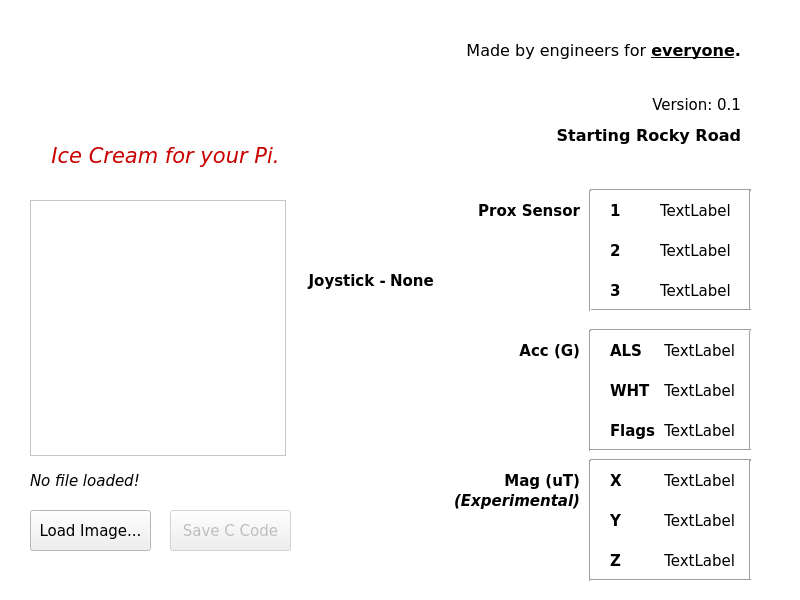
<?xml version="1.0" encoding="UTF-8"?>
<ui version="4.0">
 <class>MainWindow</class>
 <widget class="QMainWindow" name="MainWindow">
  <property name="windowModality">
   <enum>Qt::ApplicationModal</enum>
  </property>
  <property name="geometry">
   <rect>
    <x>0</x>
    <y>0</y>
    <width>800</width>
    <height>600</height>
   </rect>
  </property>
  <property name="minimumSize">
   <size>
    <width>800</width>
    <height>600</height>
   </size>
  </property>
  <property name="maximumSize">
   <size>
    <width>800</width>
    <height>600</height>
   </size>
  </property>
  <property name="baseSize">
   <size>
    <width>750</width>
    <height>650</height>
   </size>
  </property>
  <property name="palette">
   <palette>
    <active>
     <colorrole role="Base">
      <brush brushstyle="SolidPattern">
       <color alpha="255">
        <red>255</red>
        <green>255</green>
        <blue>255</blue>
       </color>
      </brush>
     </colorrole>
     <colorrole role="Window">
      <brush brushstyle="SolidPattern">
       <color alpha="255">
        <red>255</red>
        <green>255</green>
        <blue>255</blue>
       </color>
      </brush>
     </colorrole>
    </active>
    <inactive>
     <colorrole role="Base">
      <brush brushstyle="SolidPattern">
       <color alpha="255">
        <red>255</red>
        <green>255</green>
        <blue>255</blue>
       </color>
      </brush>
     </colorrole>
     <colorrole role="Window">
      <brush brushstyle="SolidPattern">
       <color alpha="255">
        <red>255</red>
        <green>255</green>
        <blue>255</blue>
       </color>
      </brush>
     </colorrole>
    </inactive>
    <disabled>
     <colorrole role="Base">
      <brush brushstyle="SolidPattern">
       <color alpha="255">
        <red>255</red>
        <green>255</green>
        <blue>255</blue>
       </color>
      </brush>
     </colorrole>
     <colorrole role="Window">
      <brush brushstyle="SolidPattern">
       <color alpha="255">
        <red>255</red>
        <green>255</green>
        <blue>255</blue>
       </color>
      </brush>
     </colorrole>
    </disabled>
   </palette>
  </property>
  <property name="font">
   <font>
    <family>DejaVu Sans</family>
    <pointsize>11</pointsize>
   </font>
  </property>
  <property name="windowTitle">
   <string>Visionox | VxD - Ice Cream</string>
  </property>
  <property name="windowIcon">
   <iconset resource="RockyRoadRes.qrc">
    <normaloff>:/RockyRoad/Images/Resources/Visionox Logo Favicon.png</normaloff>:/RockyRoad/Images/Resources/Visionox Logo Favicon.png</iconset>
  </property>
  <property name="windowOpacity">
   <double>0.750000000000000</double>
  </property>
  <widget class="QWidget" name="centralWidget">
   <widget class="QPushButton" name="pushButton_LoadImage">
    <property name="enabled">
     <bool>true</bool>
    </property>
    <property name="geometry">
     <rect>
      <x>30</x>
      <y>510</y>
      <width>121</width>
      <height>41</height>
     </rect>
    </property>
    <property name="font">
     <font>
      <family>DejaVu Sans</family>
      <pointsize>11</pointsize>
     </font>
    </property>
    <property name="text">
     <string>Load Image...</string>
    </property>
   </widget>
   <widget class="QLabel" name="label_Filename">
    <property name="geometry">
     <rect>
      <x>30</x>
      <y>470</y>
      <width>251</width>
      <height>21</height>
     </rect>
    </property>
    <property name="font">
     <font>
      <family>DejaVu Sans</family>
      <italic>true</italic>
     </font>
    </property>
    <property name="text">
     <string>No file loaded!</string>
    </property>
    <property name="scaledContents">
     <bool>false</bool>
    </property>
   </widget>
   <widget class="QGraphicsView" name="graphicsView_OLEDImage">
    <property name="geometry">
     <rect>
      <x>30</x>
      <y>200</y>
      <width>256</width>
      <height>256</height>
     </rect>
    </property>
    <property name="backgroundBrush">
     <brush brushstyle="NoBrush">
      <color alpha="255">
       <red>0</red>
       <green>0</green>
       <blue>0</blue>
      </color>
     </brush>
    </property>
   </widget>
   <widget class="QLabel" name="label_Status">
    <property name="geometry">
     <rect>
      <x>420</x>
      <y>120</y>
      <width>321</width>
      <height>31</height>
     </rect>
    </property>
    <property name="font">
     <font>
      <family>DejaVu Sans</family>
      <pointsize>12</pointsize>
      <weight>75</weight>
      <bold>true</bold>
     </font>
    </property>
    <property name="text">
     <string>Starting Rocky Road</string>
    </property>
    <property name="alignment">
     <set>Qt::AlignRight|Qt::AlignTrailing|Qt::AlignVCenter</set>
    </property>
   </widget>
   <widget class="QTextBrowser" name="textBrowser_CHeaderOutput">
    <property name="enabled">
     <bool>true</bool>
    </property>
    <property name="geometry">
     <rect>
      <x>30</x>
      <y>200</y>
      <width>41</width>
      <height>31</height>
     </rect>
    </property>
    <property name="font">
     <font>
      <pointsize>9</pointsize>
     </font>
    </property>
    <property name="lineWrapMode">
     <enum>QTextEdit::NoWrap</enum>
    </property>
   </widget>
   <widget class="QPushButton" name="pushButton_SaveAsCCode">
    <property name="enabled">
     <bool>false</bool>
    </property>
    <property name="geometry">
     <rect>
      <x>170</x>
      <y>510</y>
      <width>121</width>
      <height>41</height>
     </rect>
    </property>
    <property name="font">
     <font>
      <family>DejaVu Sans</family>
      <pointsize>11</pointsize>
     </font>
    </property>
    <property name="text">
     <string>Save C Code</string>
    </property>
   </widget>
   <widget class="QLabel" name="label_JoyStick">
    <property name="geometry">
     <rect>
      <x>390</x>
      <y>270</y>
      <width>111</width>
      <height>21</height>
     </rect>
    </property>
    <property name="font">
     <font>
      <family>DejaVu Sans</family>
      <pointsize>11</pointsize>
      <weight>75</weight>
      <bold>true</bold>
     </font>
    </property>
    <property name="text">
     <string>None</string>
    </property>
    <property name="scaledContents">
     <bool>false</bool>
    </property>
    <property name="alignment">
     <set>Qt::AlignLeading|Qt::AlignLeft|Qt::AlignVCenter</set>
    </property>
   </widget>
   <widget class="QLabel" name="label_2">
    <property name="geometry">
     <rect>
      <x>30</x>
      <y>130</y>
      <width>271</width>
      <height>51</height>
     </rect>
    </property>
    <property name="font">
     <font>
      <family>DejaVu Sans</family>
      <pointsize>19</pointsize>
      <weight>50</weight>
      <italic>true</italic>
      <bold>false</bold>
     </font>
    </property>
    <property name="text">
     <string>&lt;html&gt;&lt;head/&gt;&lt;body&gt;&lt;p align=&quot;center&quot;&gt;&lt;span style=&quot; font-size:16pt; color:#c80000;&quot;&gt;Ice Cream for your Pi.&lt;/span&gt;&lt;/p&gt;&lt;/body&gt;&lt;/html&gt;</string>
    </property>
   </widget>
   <widget class="QLabel" name="label_3">
    <property name="geometry">
     <rect>
      <x>450</x>
      <y>30</y>
      <width>291</width>
      <height>41</height>
     </rect>
    </property>
    <property name="font">
     <font>
      <family>DejaVu Sans</family>
      <pointsize>11</pointsize>
     </font>
    </property>
    <property name="text">
     <string>&lt;html&gt;&lt;head/&gt;&lt;body&gt;&lt;p align=&quot;right&quot;&gt;&lt;span style=&quot; font-size:12pt;&quot;&gt;Made by engineers for &lt;/span&gt;&lt;span style=&quot; font-size:12pt; font-weight:600; text-decoration: underline;&quot;&gt;everyone&lt;/span&gt;&lt;span style=&quot; font-size:12pt; font-weight:600;&quot;&gt;.&lt;/span&gt;&lt;/p&gt;&lt;/body&gt;&lt;/html&gt;</string>
    </property>
    <property name="wordWrap">
     <bool>true</bool>
    </property>
   </widget>
   <widget class="QLabel" name="label_WHITE">
    <property name="geometry">
     <rect>
      <x>660</x>
      <y>380</y>
      <width>75</width>
      <height>21</height>
     </rect>
    </property>
    <property name="maximumSize">
     <size>
      <width>16777215</width>
      <height>16777215</height>
     </size>
    </property>
    <property name="font">
     <font>
      <family>DejaVu Sans</family>
      <pointsize>11</pointsize>
     </font>
    </property>
    <property name="text">
     <string>TextLabel</string>
    </property>
    <property name="alignment">
     <set>Qt::AlignRight|Qt::AlignTrailing|Qt::AlignVCenter</set>
    </property>
   </widget>
   <widget class="QLabel" name="label_ALS">
    <property name="geometry">
     <rect>
      <x>660</x>
      <y>340</y>
      <width>75</width>
      <height>21</height>
     </rect>
    </property>
    <property name="maximumSize">
     <size>
      <width>16777215</width>
      <height>16777215</height>
     </size>
    </property>
    <property name="font">
     <font>
      <family>DejaVu Sans</family>
      <pointsize>11</pointsize>
     </font>
    </property>
    <property name="text">
     <string>TextLabel</string>
    </property>
    <property name="alignment">
     <set>Qt::AlignRight|Qt::AlignTrailing|Qt::AlignVCenter</set>
    </property>
   </widget>
   <widget class="QLabel" name="label_Flags">
    <property name="geometry">
     <rect>
      <x>660</x>
      <y>420</y>
      <width>75</width>
      <height>21</height>
     </rect>
    </property>
    <property name="maximumSize">
     <size>
      <width>16777215</width>
      <height>16777215</height>
     </size>
    </property>
    <property name="font">
     <font>
      <family>DejaVu Sans</family>
      <pointsize>11</pointsize>
     </font>
    </property>
    <property name="text">
     <string>TextLabel</string>
    </property>
    <property name="alignment">
     <set>Qt::AlignRight|Qt::AlignTrailing|Qt::AlignVCenter</set>
    </property>
   </widget>
   <widget class="QLabel" name="label_4">
    <property name="geometry">
     <rect>
      <x>610</x>
      <y>200</y>
      <width>41</width>
      <height>21</height>
     </rect>
    </property>
    <property name="font">
     <font>
      <family>DejaVu Sans</family>
      <pointsize>11</pointsize>
      <weight>75</weight>
      <bold>true</bold>
     </font>
    </property>
    <property name="text">
     <string>1</string>
    </property>
   </widget>
   <widget class="QLabel" name="label_5">
    <property name="geometry">
     <rect>
      <x>610</x>
      <y>240</y>
      <width>41</width>
      <height>21</height>
     </rect>
    </property>
    <property name="font">
     <font>
      <family>DejaVu Sans</family>
      <pointsize>11</pointsize>
      <weight>75</weight>
      <bold>true</bold>
     </font>
    </property>
    <property name="text">
     <string>2</string>
    </property>
   </widget>
   <widget class="QLabel" name="label_6">
    <property name="geometry">
     <rect>
      <x>610</x>
      <y>280</y>
      <width>41</width>
      <height>21</height>
     </rect>
    </property>
    <property name="font">
     <font>
      <family>DejaVu Sans</family>
      <pointsize>11</pointsize>
      <weight>75</weight>
      <bold>true</bold>
     </font>
    </property>
    <property name="text">
     <string>3</string>
    </property>
   </widget>
   <widget class="QLabel" name="label_7">
    <property name="geometry">
     <rect>
      <x>610</x>
      <y>340</y>
      <width>41</width>
      <height>21</height>
     </rect>
    </property>
    <property name="font">
     <font>
      <family>DejaVu Sans</family>
      <pointsize>11</pointsize>
      <weight>75</weight>
      <bold>true</bold>
     </font>
    </property>
    <property name="text">
     <string>ALS</string>
    </property>
   </widget>
   <widget class="QLabel" name="label_8">
    <property name="geometry">
     <rect>
      <x>610</x>
      <y>380</y>
      <width>41</width>
      <height>21</height>
     </rect>
    </property>
    <property name="font">
     <font>
      <family>DejaVu Sans</family>
      <pointsize>11</pointsize>
      <weight>75</weight>
      <bold>true</bold>
     </font>
    </property>
    <property name="text">
     <string>WHT</string>
    </property>
   </widget>
   <widget class="QLabel" name="label_9">
    <property name="geometry">
     <rect>
      <x>610</x>
      <y>420</y>
      <width>51</width>
      <height>21</height>
     </rect>
    </property>
    <property name="font">
     <font>
      <family>DejaVu Sans</family>
      <pointsize>11</pointsize>
      <weight>75</weight>
      <bold>true</bold>
     </font>
    </property>
    <property name="text">
     <string>Flags</string>
    </property>
   </widget>
   <widget class="Line" name="line">
    <property name="geometry">
     <rect>
      <x>590</x>
      <y>180</y>
      <width>161</width>
      <height>20</height>
     </rect>
    </property>
    <property name="font">
     <font>
      <family>DejaVu Sans</family>
      <pointsize>11</pointsize>
     </font>
    </property>
    <property name="orientation">
     <enum>Qt::Horizontal</enum>
    </property>
   </widget>
   <widget class="Line" name="line_2">
    <property name="geometry">
     <rect>
      <x>740</x>
      <y>190</y>
      <width>20</width>
      <height>121</height>
     </rect>
    </property>
    <property name="font">
     <font>
      <family>DejaVu Sans</family>
      <pointsize>11</pointsize>
     </font>
    </property>
    <property name="orientation">
     <enum>Qt::Vertical</enum>
    </property>
   </widget>
   <widget class="Line" name="line_3">
    <property name="geometry">
     <rect>
      <x>590</x>
      <y>300</y>
      <width>161</width>
      <height>20</height>
     </rect>
    </property>
    <property name="font">
     <font>
      <family>DejaVu Sans</family>
      <pointsize>11</pointsize>
     </font>
    </property>
    <property name="orientation">
     <enum>Qt::Horizontal</enum>
    </property>
   </widget>
   <widget class="Line" name="line_4">
    <property name="geometry">
     <rect>
      <x>580</x>
      <y>190</y>
      <width>20</width>
      <height>121</height>
     </rect>
    </property>
    <property name="font">
     <font>
      <family>DejaVu Sans</family>
      <pointsize>11</pointsize>
     </font>
    </property>
    <property name="orientation">
     <enum>Qt::Vertical</enum>
    </property>
   </widget>
   <widget class="Line" name="line_5">
    <property name="geometry">
     <rect>
      <x>740</x>
      <y>330</y>
      <width>20</width>
      <height>121</height>
     </rect>
    </property>
    <property name="font">
     <font>
      <family>DejaVu Sans</family>
      <pointsize>11</pointsize>
     </font>
    </property>
    <property name="orientation">
     <enum>Qt::Vertical</enum>
    </property>
   </widget>
   <widget class="Line" name="line_6">
    <property name="geometry">
     <rect>
      <x>590</x>
      <y>320</y>
      <width>161</width>
      <height>20</height>
     </rect>
    </property>
    <property name="font">
     <font>
      <family>DejaVu Sans</family>
      <pointsize>11</pointsize>
     </font>
    </property>
    <property name="orientation">
     <enum>Qt::Horizontal</enum>
    </property>
   </widget>
   <widget class="Line" name="line_7">
    <property name="geometry">
     <rect>
      <x>580</x>
      <y>330</y>
      <width>20</width>
      <height>121</height>
     </rect>
    </property>
    <property name="font">
     <font>
      <family>DejaVu Sans</family>
      <pointsize>11</pointsize>
     </font>
    </property>
    <property name="orientation">
     <enum>Qt::Vertical</enum>
    </property>
   </widget>
   <widget class="Line" name="line_8">
    <property name="geometry">
     <rect>
      <x>590</x>
      <y>440</y>
      <width>161</width>
      <height>20</height>
     </rect>
    </property>
    <property name="font">
     <font>
      <family>DejaVu Sans</family>
      <pointsize>11</pointsize>
     </font>
    </property>
    <property name="orientation">
     <enum>Qt::Horizontal</enum>
    </property>
   </widget>
   <widget class="QLabel" name="label_10">
    <property name="geometry">
     <rect>
      <x>469</x>
      <y>200</y>
      <width>111</width>
      <height>21</height>
     </rect>
    </property>
    <property name="font">
     <font>
      <family>DejaVu Sans</family>
      <pointsize>11</pointsize>
      <weight>75</weight>
      <bold>true</bold>
     </font>
    </property>
    <property name="text">
     <string>Prox Sensor</string>
    </property>
    <property name="alignment">
     <set>Qt::AlignRight|Qt::AlignTrailing|Qt::AlignVCenter</set>
    </property>
   </widget>
   <widget class="QLabel" name="label_11">
    <property name="geometry">
     <rect>
      <x>480</x>
      <y>340</y>
      <width>100</width>
      <height>21</height>
     </rect>
    </property>
    <property name="font">
     <font>
      <family>DejaVu Sans</family>
      <pointsize>11</pointsize>
      <weight>75</weight>
      <bold>true</bold>
     </font>
    </property>
    <property name="text">
     <string>Acc (G)</string>
    </property>
    <property name="alignment">
     <set>Qt::AlignRight|Qt::AlignTrailing|Qt::AlignVCenter</set>
    </property>
   </widget>
   <widget class="QLabel" name="label_12">
    <property name="geometry">
     <rect>
      <x>460</x>
      <y>90</y>
      <width>281</width>
      <height>31</height>
     </rect>
    </property>
    <property name="font">
     <font>
      <family>DejaVu Sans</family>
      <pointsize>11</pointsize>
     </font>
    </property>
    <property name="text">
     <string>&lt;html&gt;&lt;head/&gt;&lt;body&gt;&lt;p align=&quot;right&quot;&gt;&lt;span style=&quot; font-weight:400;&quot;&gt;Version: 0.1&lt;/span&gt;&lt;/p&gt;&lt;/body&gt;&lt;/html&gt;</string>
    </property>
    <property name="wordWrap">
     <bool>true</bool>
    </property>
   </widget>
   <widget class="QLabel" name="label_magZ">
    <property name="geometry">
     <rect>
      <x>660</x>
      <y>550</y>
      <width>75</width>
      <height>21</height>
     </rect>
    </property>
    <property name="maximumSize">
     <size>
      <width>16777215</width>
      <height>16777215</height>
     </size>
    </property>
    <property name="font">
     <font>
      <family>DejaVu Sans</family>
      <pointsize>11</pointsize>
     </font>
    </property>
    <property name="text">
     <string>TextLabel</string>
    </property>
    <property name="alignment">
     <set>Qt::AlignRight|Qt::AlignTrailing|Qt::AlignVCenter</set>
    </property>
   </widget>
   <widget class="Line" name="line_9">
    <property name="geometry">
     <rect>
      <x>590</x>
      <y>450</y>
      <width>161</width>
      <height>20</height>
     </rect>
    </property>
    <property name="font">
     <font>
      <family>DejaVu Sans</family>
      <pointsize>11</pointsize>
     </font>
    </property>
    <property name="orientation">
     <enum>Qt::Horizontal</enum>
    </property>
   </widget>
   <widget class="Line" name="line_10">
    <property name="geometry">
     <rect>
      <x>580</x>
      <y>460</y>
      <width>20</width>
      <height>121</height>
     </rect>
    </property>
    <property name="font">
     <font>
      <family>DejaVu Sans</family>
      <pointsize>11</pointsize>
     </font>
    </property>
    <property name="orientation">
     <enum>Qt::Vertical</enum>
    </property>
   </widget>
   <widget class="QLabel" name="label_magY">
    <property name="geometry">
     <rect>
      <x>660</x>
      <y>510</y>
      <width>75</width>
      <height>21</height>
     </rect>
    </property>
    <property name="maximumSize">
     <size>
      <width>16777215</width>
      <height>16777215</height>
     </size>
    </property>
    <property name="font">
     <font>
      <family>DejaVu Sans</family>
      <pointsize>11</pointsize>
     </font>
    </property>
    <property name="text">
     <string>TextLabel</string>
    </property>
    <property name="alignment">
     <set>Qt::AlignRight|Qt::AlignTrailing|Qt::AlignVCenter</set>
    </property>
   </widget>
   <widget class="QLabel" name="label_13">
    <property name="geometry">
     <rect>
      <x>610</x>
      <y>470</y>
      <width>41</width>
      <height>21</height>
     </rect>
    </property>
    <property name="font">
     <font>
      <family>DejaVu Sans</family>
      <pointsize>11</pointsize>
      <weight>75</weight>
      <bold>true</bold>
     </font>
    </property>
    <property name="text">
     <string>X</string>
    </property>
   </widget>
   <widget class="QLabel" name="label_14">
    <property name="geometry">
     <rect>
      <x>480</x>
      <y>470</y>
      <width>100</width>
      <height>21</height>
     </rect>
    </property>
    <property name="font">
     <font>
      <family>DejaVu Sans</family>
      <pointsize>11</pointsize>
      <weight>75</weight>
      <bold>true</bold>
     </font>
    </property>
    <property name="text">
     <string>Mag (uT)</string>
    </property>
    <property name="alignment">
     <set>Qt::AlignRight|Qt::AlignTrailing|Qt::AlignVCenter</set>
    </property>
   </widget>
   <widget class="QLabel" name="label_15">
    <property name="geometry">
     <rect>
      <x>610</x>
      <y>550</y>
      <width>41</width>
      <height>21</height>
     </rect>
    </property>
    <property name="font">
     <font>
      <family>DejaVu Sans</family>
      <pointsize>11</pointsize>
      <weight>75</weight>
      <bold>true</bold>
     </font>
    </property>
    <property name="text">
     <string>Z</string>
    </property>
   </widget>
   <widget class="Line" name="line_12">
    <property name="geometry">
     <rect>
      <x>740</x>
      <y>460</y>
      <width>20</width>
      <height>121</height>
     </rect>
    </property>
    <property name="font">
     <font>
      <family>DejaVu Sans</family>
      <pointsize>11</pointsize>
     </font>
    </property>
    <property name="orientation">
     <enum>Qt::Vertical</enum>
    </property>
   </widget>
   <widget class="Line" name="line_13">
    <property name="geometry">
     <rect>
      <x>590</x>
      <y>570</y>
      <width>161</width>
      <height>20</height>
     </rect>
    </property>
    <property name="font">
     <font>
      <family>DejaVu Sans</family>
      <pointsize>11</pointsize>
     </font>
    </property>
    <property name="orientation">
     <enum>Qt::Horizontal</enum>
    </property>
   </widget>
   <widget class="QLabel" name="label_magX">
    <property name="geometry">
     <rect>
      <x>660</x>
      <y>470</y>
      <width>75</width>
      <height>21</height>
     </rect>
    </property>
    <property name="maximumSize">
     <size>
      <width>16777215</width>
      <height>16777215</height>
     </size>
    </property>
    <property name="font">
     <font>
      <family>DejaVu Sans</family>
      <pointsize>11</pointsize>
     </font>
    </property>
    <property name="text">
     <string>TextLabel</string>
    </property>
    <property name="alignment">
     <set>Qt::AlignRight|Qt::AlignTrailing|Qt::AlignVCenter</set>
    </property>
   </widget>
   <widget class="QLabel" name="label_16">
    <property name="geometry">
     <rect>
      <x>610</x>
      <y>510</y>
      <width>41</width>
      <height>21</height>
     </rect>
    </property>
    <property name="font">
     <font>
      <family>DejaVu Sans</family>
      <pointsize>11</pointsize>
      <weight>75</weight>
      <bold>true</bold>
     </font>
    </property>
    <property name="text">
     <string>Y</string>
    </property>
   </widget>
   <widget class="QLabel" name="label_18">
    <property name="geometry">
     <rect>
      <x>20</x>
      <y>20</y>
      <width>288</width>
      <height>126</height>
     </rect>
    </property>
    <property name="text">
     <string/>
    </property>
    <property name="pixmap">
     <pixmap resource="RockyRoadRes.qrc">:/RockyRoad/Images/Resources/Rocky Road V1.png</pixmap>
    </property>
    <property name="scaledContents">
     <bool>true</bool>
    </property>
   </widget>
   <widget class="QLabel" name="label">
    <property name="geometry">
     <rect>
      <x>300</x>
      <y>270</y>
      <width>91</width>
      <height>21</height>
     </rect>
    </property>
    <property name="font">
     <font>
      <weight>75</weight>
      <bold>true</bold>
     </font>
    </property>
    <property name="text">
     <string>Joystick - </string>
    </property>
    <property name="alignment">
     <set>Qt::AlignRight|Qt::AlignTrailing|Qt::AlignVCenter</set>
    </property>
   </widget>
   <widget class="QLabel" name="label_17">
    <property name="geometry">
     <rect>
      <x>449</x>
      <y>490</y>
      <width>131</width>
      <height>21</height>
     </rect>
    </property>
    <property name="font">
     <font>
      <family>DejaVu Sans</family>
      <pointsize>11</pointsize>
      <weight>75</weight>
      <italic>true</italic>
      <bold>true</bold>
     </font>
    </property>
    <property name="text">
     <string>(Experimental)</string>
    </property>
    <property name="alignment">
     <set>Qt::AlignRight|Qt::AlignTrailing|Qt::AlignVCenter</set>
    </property>
   </widget>
   <widget class="QLabel" name="label_Prox1">
    <property name="geometry">
     <rect>
      <x>660</x>
      <y>200</y>
      <width>81</width>
      <height>21</height>
     </rect>
    </property>
    <property name="text">
     <string>TextLabel</string>
    </property>
   </widget>
   <widget class="QLabel" name="label_Prox2">
    <property name="geometry">
     <rect>
      <x>660</x>
      <y>240</y>
      <width>81</width>
      <height>21</height>
     </rect>
    </property>
    <property name="text">
     <string>TextLabel</string>
    </property>
   </widget>
   <widget class="QLabel" name="label_Prox3">
    <property name="geometry">
     <rect>
      <x>660</x>
      <y>280</y>
      <width>81</width>
      <height>21</height>
     </rect>
    </property>
    <property name="text">
     <string>TextLabel</string>
    </property>
   </widget>
   <zorder>pushButton_LoadImage</zorder>
   <zorder>label_Filename</zorder>
   <zorder>label_Status</zorder>
   <zorder>textBrowser_CHeaderOutput</zorder>
   <zorder>pushButton_SaveAsCCode</zorder>
   <zorder>label_JoyStick</zorder>
   <zorder>graphicsView_OLEDImage</zorder>
   <zorder>label_2</zorder>
   <zorder>label_3</zorder>
   <zorder>label_WHITE</zorder>
   <zorder>label_ALS</zorder>
   <zorder>label_Flags</zorder>
   <zorder>label_4</zorder>
   <zorder>label_5</zorder>
   <zorder>label_6</zorder>
   <zorder>label_7</zorder>
   <zorder>label_8</zorder>
   <zorder>label_9</zorder>
   <zorder>line</zorder>
   <zorder>line_2</zorder>
   <zorder>line_3</zorder>
   <zorder>line_4</zorder>
   <zorder>line_5</zorder>
   <zorder>line_6</zorder>
   <zorder>line_7</zorder>
   <zorder>line_8</zorder>
   <zorder>label_10</zorder>
   <zorder>label_11</zorder>
   <zorder>label_12</zorder>
   <zorder>label_magZ</zorder>
   <zorder>line_9</zorder>
   <zorder>line_10</zorder>
   <zorder>label_magY</zorder>
   <zorder>label_13</zorder>
   <zorder>label_14</zorder>
   <zorder>label_15</zorder>
   <zorder>line_12</zorder>
   <zorder>line_13</zorder>
   <zorder>label_magX</zorder>
   <zorder>label_16</zorder>
   <zorder>label_18</zorder>
   <zorder>label</zorder>
   <zorder>label_17</zorder>
   <zorder>label_Prox1</zorder>
   <zorder>label_Prox2</zorder>
   <zorder>label_Prox3</zorder>
  </widget>
 </widget>
 <layoutdefault spacing="6" margin="11"/>
 <resources>
  <include location="RockyRoadRes.qrc"/>
 </resources>
 <connections/>
 <designerdata>
  <property name="gridDeltaX">
   <number>10</number>
  </property>
  <property name="gridDeltaY">
   <number>10</number>
  </property>
  <property name="gridSnapX">
   <bool>true</bool>
  </property>
  <property name="gridSnapY">
   <bool>true</bool>
  </property>
  <property name="gridVisible">
   <bool>true</bool>
  </property>
 </designerdata>
</ui>
